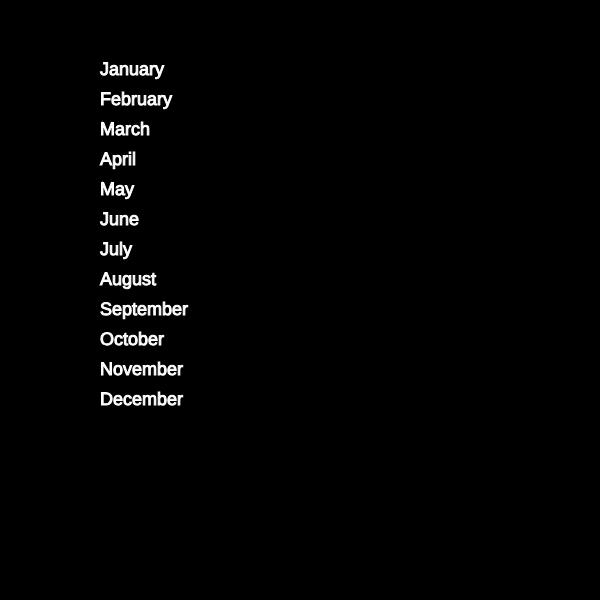
Frame 1 (no input)
Frame 60 (no input): identical to frame 1, image omitted
Frame 120 (the mouse pressed at the canvas centre since frame 60): identical to frame 1, image omitted

The p5.js sketch that drew this single still picture (run headless with seeded random() and noise() and a simulated clock; from frame 60 on, the mouse is pressed at the canvas centre):

// p5.js sketch
// ── sketch.js
/*
Created by Grace Zuniga May 2017
*/

var months = ["January", "February", "March", "April", "May", "June", "July", "August", "September", "October", "November", "December"];
// creates variable months holding these texts

function setup() { 
  createCanvas(600, 600); // creates canvas sized 600 by 600
  background(0);// sets background color to 0
  for(i = 0; i <12; i++) { // for loop establishing variable i, assigning it the value 0, 
  // if i's value is less than 12 add one value to i and execute next line of code.
    console.log(months[i]); // display on screen months[i]
    stroke(255);// outline is white
    fill(255); // fill white
    textSize(18); // text displayed sized at 18
    text(months[i], 100, i * 30 + 75); // text displayed is months [i] and when rereading this code display
    // next tex at x = 100, y = 1 *30 + 75
  }
}
// no draw function needed
function draw() {
  
}
